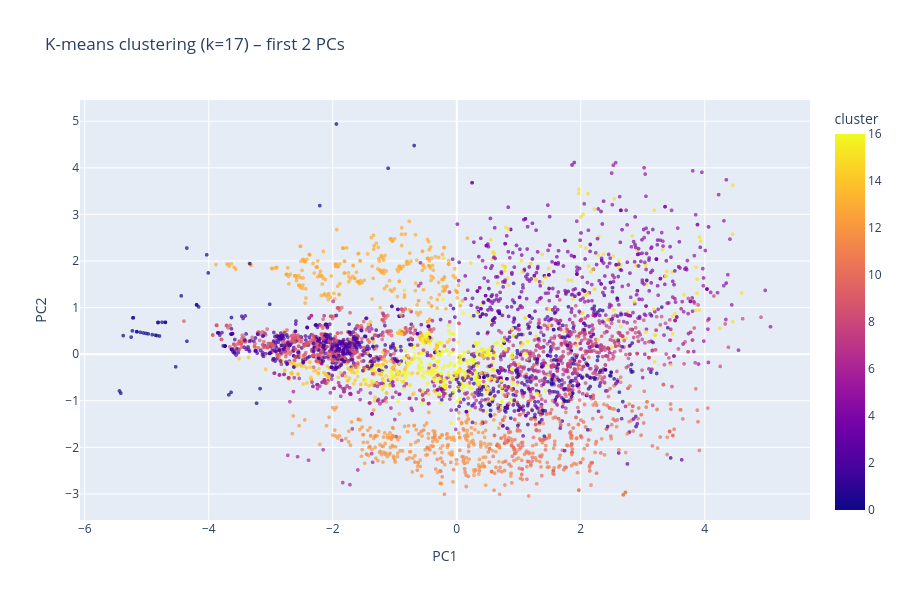
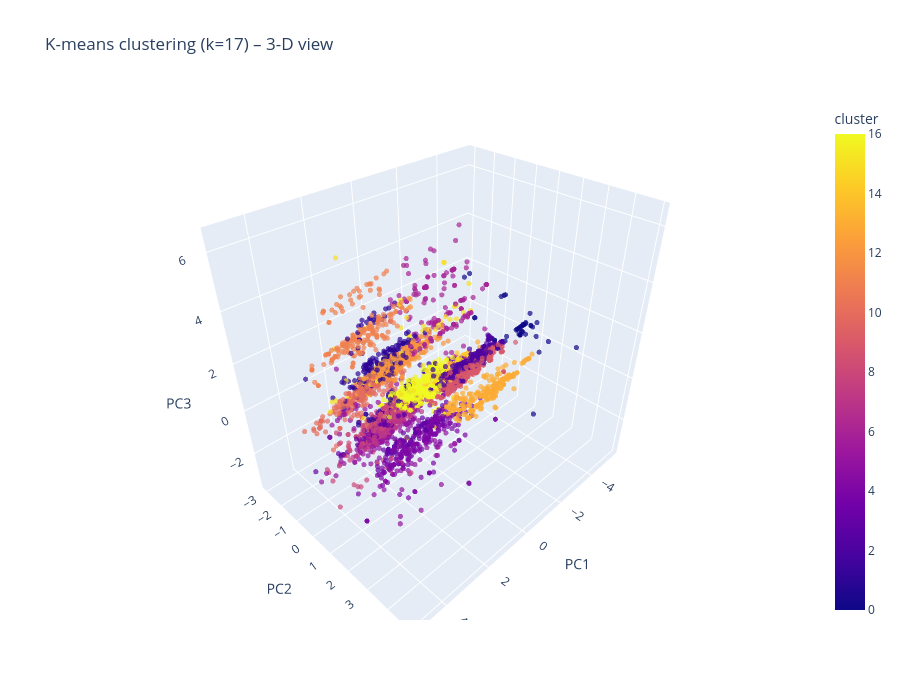

These figures' notebook cell, in order:
### Code cell
# ------------------------------------------------------------
# 📊  Visualise K-means clusters in PCA space (2-D & 3-D)
# ------------------------------------------------------------
import plotly.express as px
from sklearn.cluster import KMeans
import pandas as pd

# 0)  Fit FINAL K-means with the chosen k on the pcs matrix
kmeans_final = KMeans(n_clusters=optimal_k,
                      init="k-means++",
                      n_init="auto",
                      random_state=42)
cluster_labels = kmeans_final.fit_predict(pcs)          # pcs from earlier

# 1)  Build a DataFrame for easy plotting / hover info
pc_cols = [f"PC{i+1}" for i in range(pcs.shape[1])]
pcs_df  = pd.DataFrame(pcs, columns=pc_cols)
pcs_df["cluster"] = cluster_labels
pcs_df["price"]   = y.values      # optional: colour bar or hover data

# 2-D scatter (PC1 vs PC2) ---------------------------------
fig2d = px.scatter(
    pcs_df, x="PC1", y="PC2",
    color="cluster",  # distinct colour per cluster
    hover_data=["price"],
    title=f"K-means clustering (k={optimal_k}) – first 2 PCs",
    opacity=0.7,
    height=600
)
fig2d.update_traces(marker=dict(size=4))
fig2d.show()

# 3-D scatter (PC1–PC3) – comment out if you prefer 2-D only
fig3d = px.scatter_3d(
    pcs_df, x="PC1", y="PC2", z="PC3",
    color="cluster",
    hover_data=["price"],
    title=f"K-means clustering (k={optimal_k}) – 3-D view",
    opacity=0.7,
    height=700
)
fig3d.update_traces(marker=dict(size=3))
fig3d.show()

### Figure 1 — Plotly figure (JSON) as saved in the notebook; plotly's stock layout.template omitted (floating-point values rounded to 4 significant figures; data arrays with more than 128 entries replaced by an {"elided": "..."} marker saying what was removed)
{"data": [{"customdata": {"elided": "4460x1 int values"}, "hovertemplate": "PC1=%{x}<br>PC2=%{y}<br>price=%{customdata[0]}<br>cluster=%{marker.color}<extra></extra>", "legendgroup": "", "marker": {"color": {"elided": "4460 int values"}, "coloraxis": "coloraxis", "opacity": 0.7, "size": 4, "symbol": "circle"}, "mode": "markers", "name": "", "showlegend": false, "type": "scattergl", "x": {"elided": "4460 float values"}, "xaxis": "x", "y": {"elided": "4460 float values"}, "yaxis": "y"}], "layout": {"coloraxis": {"colorbar": {"title": {"text": "cluster"}}, "colorscale": [[0, "#0d0887"], [0.1111, "#46039f"], [0.2222, "#7201a8"], [0.3333, "#9c179e"], [0.4444, "#bd3786"], [0.5556, "#d8576b"], [0.6667, "#ed7953"], [0.7778, "#fb9f3a"], [0.8889, "#fdca26"], [1, "#f0f921"]]}, "height": 600, "legend": {"tracegroupgap": 0}, "title": {"text": "K-means clustering (k=17) – first 2 PCs"}, "xaxis": {"anchor": "y", "domain": [0, 1], "title": {"text": "PC1"}}, "yaxis": {"anchor": "x", "domain": [0, 1], "title": {"text": "PC2"}}}}

### Figure 2 — Plotly figure (JSON) as saved in the notebook; plotly's stock layout.template omitted (floating-point values rounded to 4 significant figures; data arrays with more than 128 entries replaced by an {"elided": "..."} marker saying what was removed)
{"data": [{"customdata": {"elided": "4460x1 int values"}, "hovertemplate": "PC1=%{x}<br>PC2=%{y}<br>PC3=%{z}<br>price=%{customdata[0]}<br>cluster=%{marker.color}<extra></extra>", "legendgroup": "", "marker": {"color": {"elided": "4460 int values"}, "coloraxis": "coloraxis", "opacity": 0.7, "size": 3, "symbol": "circle"}, "mode": "markers", "name": "", "scene": "scene", "showlegend": false, "type": "scatter3d", "x": {"elided": "4460 float values"}, "y": {"elided": "4460 float values"}, "z": {"elided": "4460 float values"}}], "layout": {"coloraxis": {"colorbar": {"title": {"text": "cluster"}}, "colorscale": [[0, "#0d0887"], [0.1111, "#46039f"], [0.2222, "#7201a8"], [0.3333, "#9c179e"], [0.4444, "#bd3786"], [0.5556, "#d8576b"], [0.6667, "#ed7953"], [0.7778, "#fb9f3a"], [0.8889, "#fdca26"], [1, "#f0f921"]]}, "height": 700, "legend": {"tracegroupgap": 0}, "scene": {"domain": {"x": [0, 1], "y": [0, 1]}, "xaxis": {"title": {"text": "PC1"}}, "yaxis": {"title": {"text": "PC2"}}, "zaxis": {"title": {"text": "PC3"}}}, "title": {"text": "K-means clustering (k=17) – 3-D view"}}}
